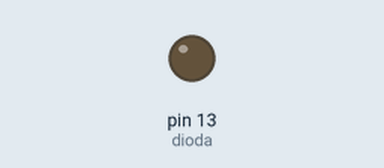
Recording of a sketch running on a simulated Arduino Uno, built with avr-gcc and run on an emulated ATmega328P. On the bench: output pins drawn as LEDs (lit = HIGH).

Above: at 0.4 s.
At 4.5 s:
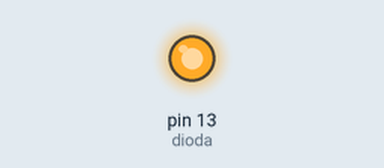
Timing chart, 0 to 12.6 s (numbered marks = the images above):
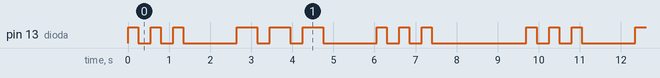

Measured:
- by itself, pin 13 (dioda): repeats every 9.7 s: 2 × (LOW 0.30 s, HIGH 0.25 s), LOW 1.3 s, 2 × (HIGH 0.50 s, LOW 0.30 s), HIGH 0.50 s, LOW 1.3 s, 2 × (HIGH 0.25 s, LOW 0.30 s), HIGH 0.25 s, LOW 2.3 s, HIGH 0.25 s
- by itself, everything shown: repeats every 9.7 s, in 18 steps

The sketch:

s_o_s.ino
```cpp
int dioda = 13;
int czas_krotkie = 250;
int czas_dlugie = 500;
int przerwa_miedzy_sygnalami=300;
int przerwa_miedzy_literami=1000;
int przerwa_miedzy_sekwwencjami=2000;
void setup(){
    pinMode(dioda, OUTPUT);
}
void loop(){
for (int i = 0; i < 3; i = i + 1){
        digitalWrite(dioda, HIGH);
        delay(czas_krotkie);
        digitalWrite(dioda, LOW);
        delay(przerwa_miedzy_sygnalami);
    }
    delay(przerwa_miedzy_literami);

for (int i = 0; i < 3; i = i + 1){
        digitalWrite(dioda, HIGH);
        delay(czas_dlugie);
        digitalWrite(dioda, LOW);
        delay(przerwa_miedzy_sygnalami);
    }
    delay(przerwa_miedzy_literami);

for (int i = 0; i < 3; i = i + 1){
        digitalWrite(dioda, HIGH);
        delay(czas_krotkie);
        digitalWrite(dioda, LOW);
        delay(przerwa_miedzy_sygnalami);
    }
    delay(przerwa_miedzy_sekwwencjami);


}
```
